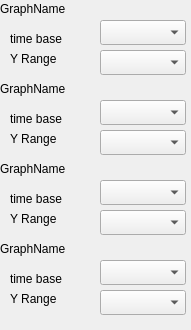
<?xml version="1.0" encoding="UTF-8"?>
<ui version="4.0">
 <class>Form</class>
 <widget class="QWidget" name="Form">
  <property name="geometry">
   <rect>
    <x>0</x>
    <y>0</y>
    <width>191</width>
    <height>330</height>
   </rect>
  </property>
  <property name="windowTitle">
   <string>Form</string>
  </property>
  <widget class="QComboBox" name="TimeBaseCombo_1">
   <property name="geometry">
    <rect>
     <x>100</x>
     <y>20</y>
     <width>86</width>
     <height>25</height>
    </rect>
   </property>
   <property name="font">
    <font>
     <pointsize>9</pointsize>
    </font>
   </property>
  </widget>
  <widget class="QComboBox" name="YrangeCombo_1">
   <property name="geometry">
    <rect>
     <x>100</x>
     <y>50</y>
     <width>86</width>
     <height>25</height>
    </rect>
   </property>
   <property name="font">
    <font>
     <pointsize>9</pointsize>
    </font>
   </property>
  </widget>
  <widget class="QLabel" name="GName_1">
   <property name="geometry">
    <rect>
     <x>0</x>
     <y>0</y>
     <width>91</width>
     <height>17</height>
    </rect>
   </property>
   <property name="text">
    <string>GraphName</string>
   </property>
  </widget>
  <widget class="QLabel" name="label_3">
   <property name="geometry">
    <rect>
     <x>10</x>
     <y>30</y>
     <width>91</width>
     <height>17</height>
    </rect>
   </property>
   <property name="font">
    <font>
     <pointsize>9</pointsize>
    </font>
   </property>
   <property name="text">
    <string>time base</string>
   </property>
  </widget>
  <widget class="QLabel" name="label_4">
   <property name="geometry">
    <rect>
     <x>10</x>
     <y>50</y>
     <width>91</width>
     <height>17</height>
    </rect>
   </property>
   <property name="font">
    <font>
     <pointsize>9</pointsize>
    </font>
   </property>
   <property name="text">
    <string>Y Range</string>
   </property>
  </widget>
  <widget class="QLabel" name="GName_2">
   <property name="geometry">
    <rect>
     <x>0</x>
     <y>80</y>
     <width>91</width>
     <height>17</height>
    </rect>
   </property>
   <property name="text">
    <string>GraphName</string>
   </property>
  </widget>
  <widget class="QLabel" name="label_5">
   <property name="geometry">
    <rect>
     <x>10</x>
     <y>110</y>
     <width>91</width>
     <height>17</height>
    </rect>
   </property>
   <property name="font">
    <font>
     <pointsize>9</pointsize>
    </font>
   </property>
   <property name="text">
    <string>time base</string>
   </property>
  </widget>
  <widget class="QComboBox" name="TimeBaseCombo_2">
   <property name="geometry">
    <rect>
     <x>100</x>
     <y>100</y>
     <width>86</width>
     <height>25</height>
    </rect>
   </property>
   <property name="font">
    <font>
     <pointsize>9</pointsize>
    </font>
   </property>
  </widget>
  <widget class="QComboBox" name="YrangeCombo_2">
   <property name="geometry">
    <rect>
     <x>100</x>
     <y>130</y>
     <width>86</width>
     <height>25</height>
    </rect>
   </property>
   <property name="font">
    <font>
     <pointsize>9</pointsize>
    </font>
   </property>
  </widget>
  <widget class="QLabel" name="label_6">
   <property name="geometry">
    <rect>
     <x>10</x>
     <y>130</y>
     <width>91</width>
     <height>17</height>
    </rect>
   </property>
   <property name="font">
    <font>
     <pointsize>9</pointsize>
    </font>
   </property>
   <property name="text">
    <string>Y Range</string>
   </property>
  </widget>
  <widget class="QLabel" name="GName_3">
   <property name="geometry">
    <rect>
     <x>0</x>
     <y>160</y>
     <width>91</width>
     <height>17</height>
    </rect>
   </property>
   <property name="text">
    <string>GraphName</string>
   </property>
  </widget>
  <widget class="QLabel" name="label_7">
   <property name="geometry">
    <rect>
     <x>10</x>
     <y>190</y>
     <width>91</width>
     <height>17</height>
    </rect>
   </property>
   <property name="font">
    <font>
     <pointsize>9</pointsize>
    </font>
   </property>
   <property name="text">
    <string>time base</string>
   </property>
  </widget>
  <widget class="QComboBox" name="TimeBaseCombo_3">
   <property name="geometry">
    <rect>
     <x>100</x>
     <y>180</y>
     <width>86</width>
     <height>25</height>
    </rect>
   </property>
   <property name="font">
    <font>
     <pointsize>9</pointsize>
    </font>
   </property>
  </widget>
  <widget class="QComboBox" name="YrangeCombo_3">
   <property name="geometry">
    <rect>
     <x>100</x>
     <y>210</y>
     <width>86</width>
     <height>25</height>
    </rect>
   </property>
   <property name="font">
    <font>
     <pointsize>9</pointsize>
    </font>
   </property>
  </widget>
  <widget class="QLabel" name="label_8">
   <property name="geometry">
    <rect>
     <x>10</x>
     <y>210</y>
     <width>91</width>
     <height>17</height>
    </rect>
   </property>
   <property name="font">
    <font>
     <pointsize>9</pointsize>
    </font>
   </property>
   <property name="text">
    <string>Y Range</string>
   </property>
  </widget>
  <widget class="QLabel" name="GName_4">
   <property name="geometry">
    <rect>
     <x>0</x>
     <y>240</y>
     <width>91</width>
     <height>17</height>
    </rect>
   </property>
   <property name="text">
    <string>GraphName</string>
   </property>
  </widget>
  <widget class="QLabel" name="label_9">
   <property name="geometry">
    <rect>
     <x>10</x>
     <y>270</y>
     <width>91</width>
     <height>17</height>
    </rect>
   </property>
   <property name="font">
    <font>
     <pointsize>9</pointsize>
    </font>
   </property>
   <property name="text">
    <string>time base</string>
   </property>
  </widget>
  <widget class="QComboBox" name="TimeBaseCombo_4">
   <property name="geometry">
    <rect>
     <x>100</x>
     <y>260</y>
     <width>86</width>
     <height>25</height>
    </rect>
   </property>
   <property name="font">
    <font>
     <pointsize>9</pointsize>
    </font>
   </property>
  </widget>
  <widget class="QComboBox" name="YrangeCombo_4">
   <property name="geometry">
    <rect>
     <x>100</x>
     <y>290</y>
     <width>86</width>
     <height>25</height>
    </rect>
   </property>
   <property name="font">
    <font>
     <pointsize>9</pointsize>
    </font>
   </property>
  </widget>
  <widget class="QLabel" name="label_10">
   <property name="geometry">
    <rect>
     <x>10</x>
     <y>290</y>
     <width>91</width>
     <height>17</height>
    </rect>
   </property>
   <property name="font">
    <font>
     <pointsize>9</pointsize>
    </font>
   </property>
   <property name="text">
    <string>Y Range</string>
   </property>
  </widget>
 </widget>
 <resources/>
 <connections/>
</ui>
